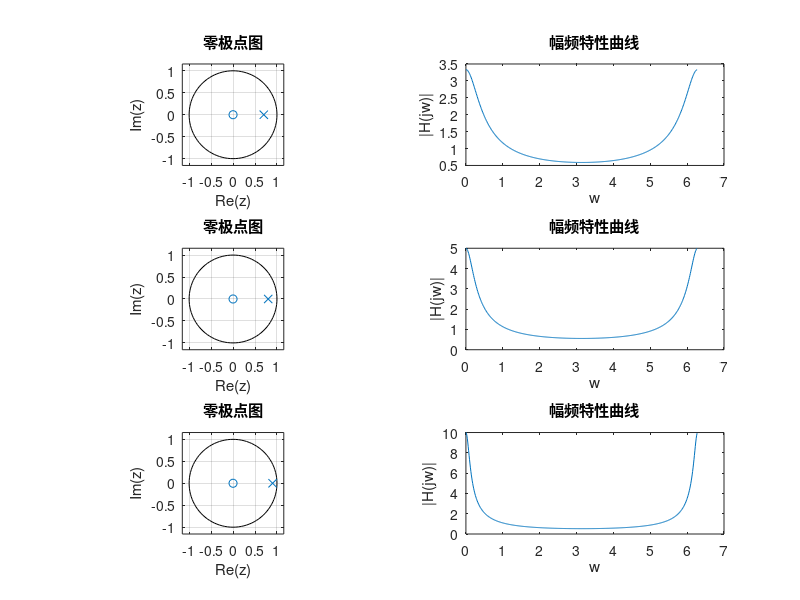

MATLAB code to generate this figure:
a = [1, -0.7];
b = [1, 0];

figure(1);
for i = 1:3
    % Update the value of a(2)
    a(2) = -0.7 - 0.1*(i-1);
    
    % Compute the frequency response
    [H, w] = freqz(b, a, 512, 'whole');
    

    subplot(3, 2, 2*i-1);
    zplane(b, a);
    xlabel('Re(z)');
    ylabel('Im(z)');
    title('零极点图');
    
    subplot(3, 2, 2*i);
    plot(w, abs(H));
    xlabel('w');
    ylabel('|H(jw)|');
    title('幅频特性曲线');
end